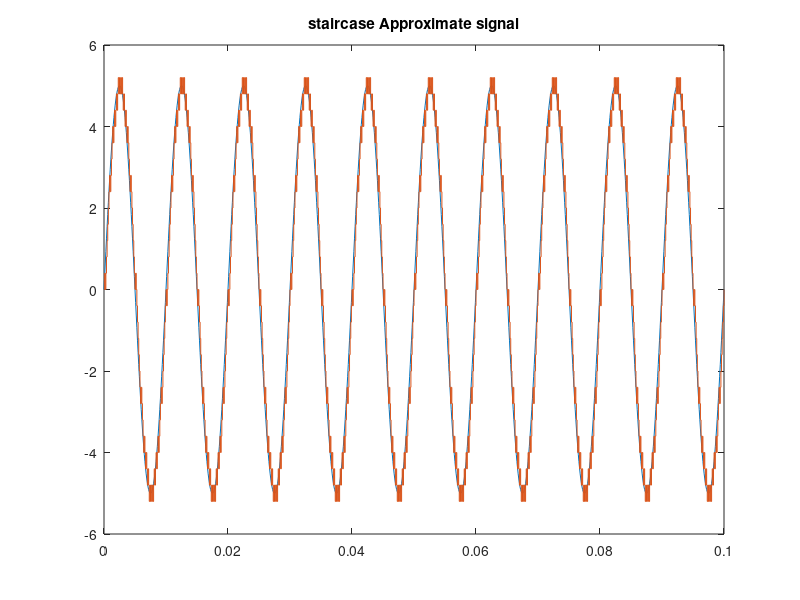
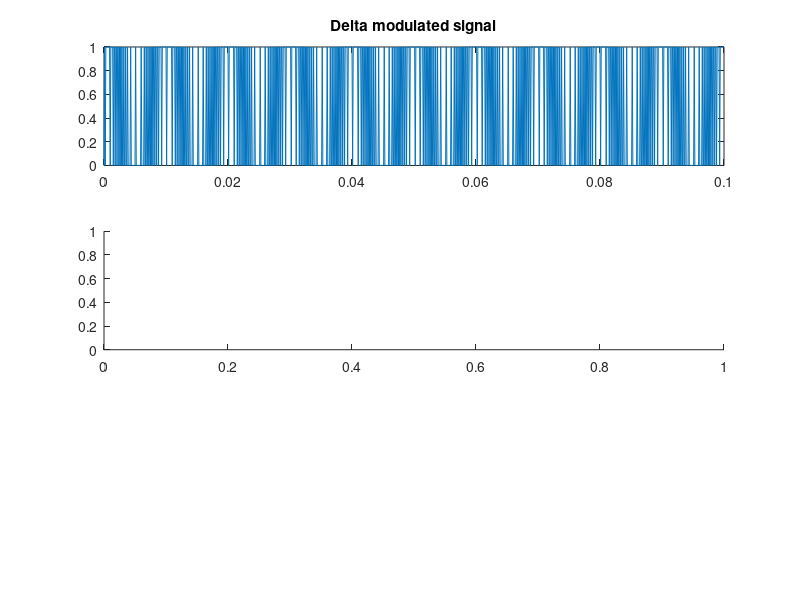

Source code (MATLAB) for these figures, in order: (Note: this script raises an error after producing the figures.)
clear all;
clc;

fs = 10000;
fm = 100;
t = 0:1/fs:1000/fs;

x = 5*sin(2*pi*100*t);

plot(t,x);

hold on

y = [0];
xr = 0;
del = 0.4;
for i=1:length(x)-1
    if xr(i)<=x(i)
        d=1;
        xr(i+1)=xr(i)+del;
    else
        d=0;
        xr(i+1)=xr(i)-del;
    end
    y=[y d];
end

stairs(t, xr);
title('staircase Approximate signal');
hold off

MSE=sum((x-xr).^2)/length(x);
disp(['mean square Error (MSE): ',num2str(MSE)]);

figure;

subplot(3,1,1);
plot(t,y);
title('Delta modulated signal');

subplot(3,1,2);
y_demod=[0];
xr_demod=0;

for i=2;length(y)
    if y(i) == 1
        xr_demod = xr_demod + del;
    else
        xr_demod = xr_demod - del;
    end
    y_demod = [y_demod xr_demod];
end

plot(t, y_demod);
title('delta demodulation signal (before filtering)');

%applying filter

filter_order = 20;
lowpass_filter = fir1(filter_order, fm/(fs/2), 'low');
filter_order = filter(lowpass_filter, 1 , y_demod);


subplot(3,1,3);
plot(t,filter_signal);
title('filtered demodulation signal');



